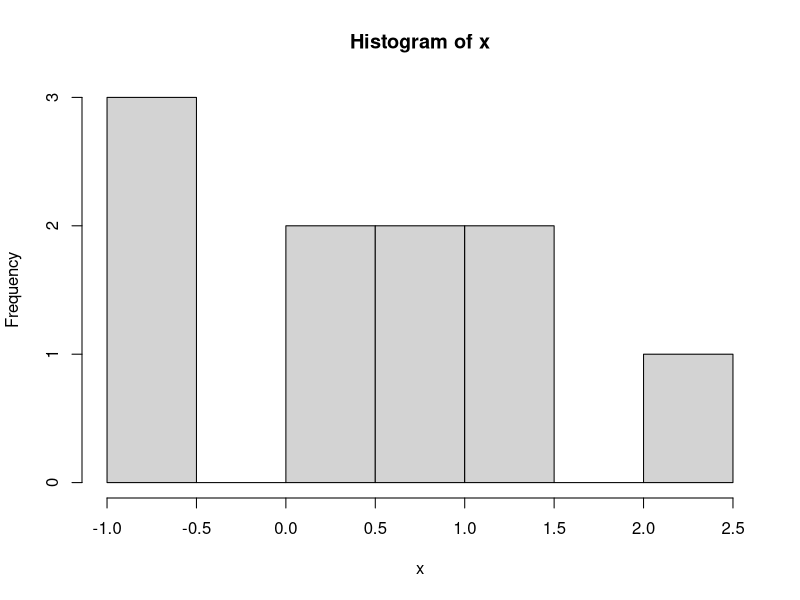

Source code (R):
## ---- chunk 1

x = rnorm(10, 0, 1)
hist(x)
